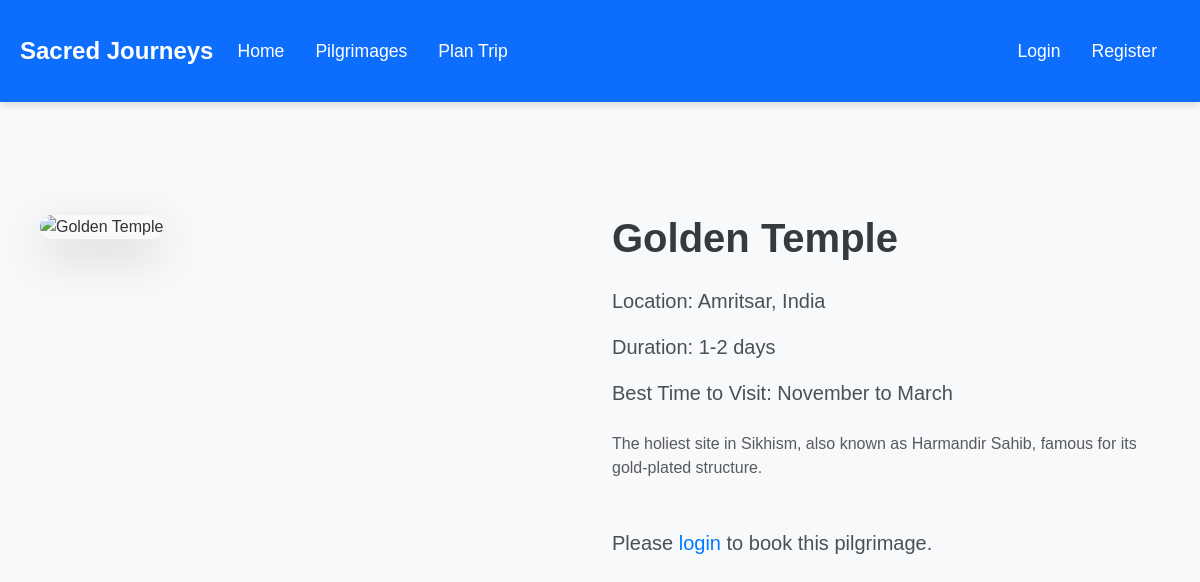
/pilgrimage/6, run on the app's committed database.
### models.py (models this page shows)
class Pilgrimage(db.Model):
    id = db.Column(db.Integer, primary_key=True)
    name = db.Column(db.String(100), nullable=False)
    location = db.Column(db.String(100), nullable=False)
    description = db.Column(db.Text, nullable=False)
    duration = db.Column(db.String(50))
    best_time = db.Column(db.String(100))
    image_url = db.Column(db.String(200))
    bookings = db.relationship('Booking', backref='pilgrimage', lazy='dynamic')
    trip_plans = db.relationship('TripPlan', backref='pilgrimage', lazy='dynamic')

### routes.py (the view)
@main.route('/pilgrimage/<int:id>')
def pilgrimage(id):
    pilgrimage = Pilgrimage.query.get_or_404(id)
    form = BookingForm()
    return render_template('pilgrimage.html', pilgrimage=pilgrimage, form=form)

### templates/pilgrimage.html
{% extends "base.html" %}
{% block content %}
<div class="container my-5">
    <div class="row">
        <div class="col-md-6 mb-4">
            <img src="{{ pilgrimage.image_url or url_for('static', filename='images/placeholder.jpg') }}" class="img-fluid rounded shadow-lg" alt="{{ pilgrimage.name }}">
        </div>
        <div class="col-md-6">
            <h1 class="display-4 mb-4">{{ pilgrimage.name }}</h1>
            <div class="mb-4">
                <p class="lead"><strong>Location:</strong> {{ pilgrimage.location }}</p>
                <p class="lead"><strong>Duration:</strong> {{ pilgrimage.duration }}</p>
                <p class="lead"><strong>Best Time to Visit:</strong> {{ pilgrimage.best_time }}</p>
            </div>
            <p class="text-muted">{{ pilgrimage.description }}</p>
            {% if current_user.is_authenticated %}
            <div class="mt-5">
                <h2 class="mb-4">Book This Pilgrimage</h2>
                <form method="POST" action="{{ url_for('main.book_pilgrimage', pilgrimage_id=pilgrimage.id) }}">
                    {{ form.hidden_tag() }}
                    <div class="mb-3">
                        {{ form.travel_date.label(class="form-label") }}
                        {{ form.travel_date(class="form-control", type="date") }}
                    </div>
                    <div class="mb-3">
                        {{ form.special_requirements.label(class="form-label") }}
                        {{ form.special_requirements(class="form-control", rows="3", placeholder="Any special requests or requirements?") }}
                    </div>
                    <button type="submit" class="btn btn-primary btn-lg w-100">Book Now</button>
                </form>
            </div>
            {% else %}
            <div class="mt-5">
                <p class="lead">Please <a href="{{ url_for('auth.login') }}" class="text-decoration-none">login</a> to book this pilgrimage.</p>
            </div>
            {% endif %}
        </div>
    </div>
</div>
{% endblock %}

### static/css/style.css (style rules this page uses)
body { font-family: 'Arial', sans-serif; background-color: #f8f9fa; color: #333; }
.img-fluid.rounded { border-radius: 15px !important; box-shadow: 0 4px 15px rgba(0, 0, 0, 0.2); transition: transform 0.3s ease, box-shadow 0.3s ease; }
.display-4 { font-size: 2.5rem; font-weight: bold; color: #343a40; }
.lead { font-size: 1.25rem; color: #495057; }
.text-muted { font-size: 1rem; color: #666; }
.container { max-width: 1200px; margin: 0 auto; padding: 20px; }
a { color: #007bff; text-decoration: none; transition: color 0.3s ease; }
body { background-size: cover; background-position: center; background-attachment: fixed; }

### data on the page
Pilgrimage: name "Golden Temple", location "Amritsar, India", duration "1-2 days", best_time "November to March", description "The holiest site in Sikhism, also known as Harmandir Sahib, famous for its gold-plated structure."
